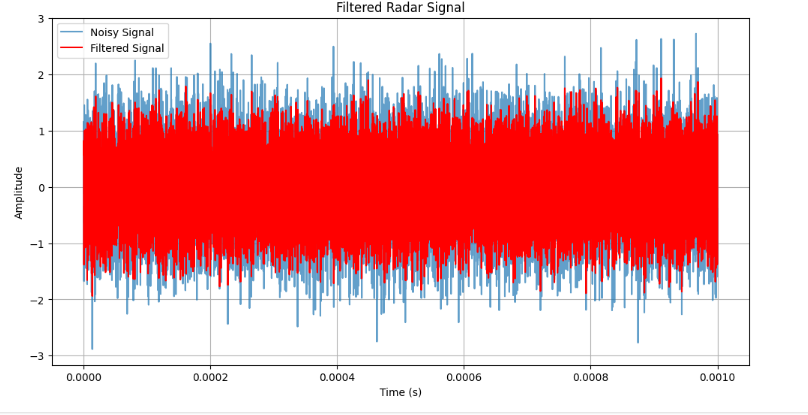

Python code for this plot:
from scipy.signal import butter, filtfilt

# Design a low-pass filter
def low_pass_filter(data, cutoff, fs, order=4):
    nyquist = 0.5 * fs
    normal_cutoff = cutoff / nyquist
    b, a = butter(order, normal_cutoff, btype='low', analog=False)
    filtered_data = filtfilt(b, a, data)
    return filtered_data

# Apply the low-pass filter
cutoff_frequency = 2e6  # Cutoff frequency (2 MHz)
filtered_signal = low_pass_filter(noisy_signal, cutoff_frequency, sampling_rate)

# Plot filtered signal
plt.figure(figsize=(12, 6))
plt.plot(time, noisy_signal, label="Noisy Signal", alpha=0.7)
plt.plot(time, filtered_signal, label="Filtered Signal", color="red")
plt.title("Filtered Radar Signal")
plt.xlabel("Time (s)")
plt.ylabel("Amplitude")
plt.legend()
plt.grid()
plt.show()
